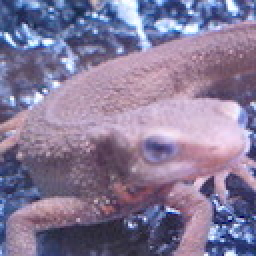
#> input picture image/procession/100knock/Question_41_50/imori.jpg, 128 x 128 px (shown 2 times larger)
$ jupyter execute 41-50.ipynb   (older library calls are emulated)
#> lines starting #> are read from the running program, lines starting #| are printed output that depends on the picture; after the words box and inside, x2 and y2 are one past the last pixel; in counts of white or black regions, pixels touching at a corner belong together
[cell 1]
import cv2
import numpy as np
import matplotlib.pyplot as plt

def Canny_step1(img):

	# Gray scale
	def BGR2GRAY(img):
		b = img[:, :, 0].copy()
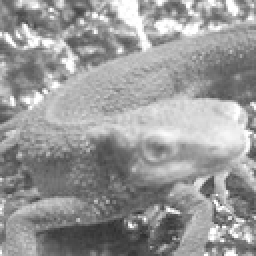
#> b: shape (128, 128) float32 (shown 2 times larger); min 46, max 255, mean 152.8
		g = img[:, :, 1].copy()
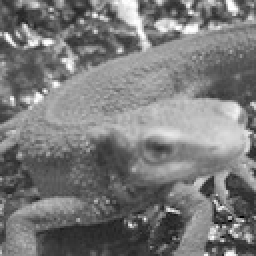
#> g: shape (128, 128) float32 (shown 2 times larger); min 0, max 255, mean 121.8
		r = img[:, :, 2].copy()
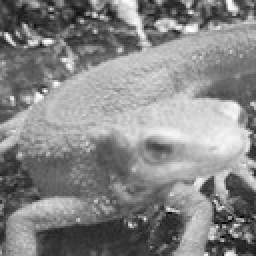
#> r: shape (128, 128) float32 (shown 2 times larger); min 0, max 255, mean 134.1

		# Gray scale
		out = 0.2126 * r + 0.7152 * g + 0.0722 * b
		out = out.astype(np.uint8)

		return out


	# Gaussian filter for grayscale
	def gaussian_filter(img, K_size=3, sigma=1.3):

#> called with K_size = 5, sigma = 1.4
		if len(img.shape) == 3:
			H, W, C = img.shape
		else:
			img = np.expand_dims(img, axis=-1)
			H, W, C = img.shape
#> H = 128; W = 128; C = 1

		## Zero padding
		pad = K_size // 2
		out = np.zeros([H + pad * 2, W + pad * 2, C], dtype=np.float)
		out[pad: pad + H, pad: pad + W] = img.copy().astype(np.float)
#> out: shape (132, 132, 1) float64

		## prepare Kernel
		K = np.zeros((K_size, K_size), dtype=np.float)
		for x in range(-pad, -pad + K_size):
			for y in range(-pad, -pad + K_size):
				K[y+pad, x+pad] = np.exp( -(x ** 2 + y ** 2) / (2 * (sigma ** 2)))
		K /= (sigma * np.sqrt(2 * np.pi))
		K /= K.sum()

		tmp = out.copy()

		# filtering
		for y in range(H):
			for x in range(W):
				for c in range(C):
					out[pad + y, pad + x, c] = np.sum(K * tmp[y: y + K_size, x: x + K_size, c])
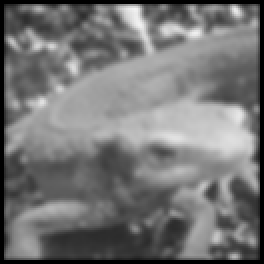
#> out: shape (132, 132, 1) float64 (shown 2 times larger); min 0, max 243.3, mean 117.2

		out = out[pad: pad + H, pad: pad + W].astype(np.uint8)
#> out: shape (128, 128, 1)

		return out


	# sobel filter
	def sobel_filter(img, K_size=3):
#> called with K_size = 3
		if len(img.shape) == 3:
			H, W, C = img.shape
#> H = 128; W = 128; C = 1
		else:
			img = np.expand_dims(img, axis=-1)
			H, W, C = img.shape

		# Zero padding
		pad = K_size // 2
		out = np.zeros((H + pad * 2, W + pad * 2), dtype=np.float)
		out[pad: pad + H, pad: pad + W] = gray.copy().astype(np.float)
#> out: shape (130, 130) float64
		tmp = out.copy()

		out_v = out.copy()
		out_h = out.copy()

		## Sobel vertical
		Kv = [[1., 2., 1.],[0., 0., 0.], [-1., -2., -1.]]
		## Sobel horizontal
		Kh = [[1., 0., -1.],[2., 0., -2.],[1., 0., -1.]]

		# filtering
		for y in range(H):
			for x in range(W):
				out_v[pad + y, pad + x] = np.sum(Kv * (tmp[y: y + K_size, x: x + K_size]))
				out_h[pad + y, pad + x] = np.sum(Kh * (tmp[y: y + K_size, x: x + K_size]))
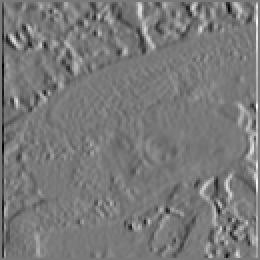
#> out_h: shape (130, 130) float64 (shown 2 times larger); min -707, max 775, mean 0.2; drawn with min black and max white
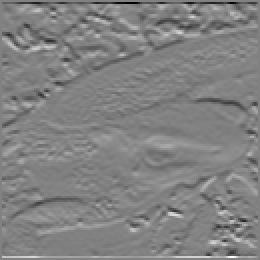
#> out_v: shape (130, 130) float64 (shown 2 times larger); min -997, max 962, mean 0.9; drawn with min black and max white

		out_v = np.clip(out_v, 0, 255)
		out_h = np.clip(out_h, 0, 255)

		out_v = out_v[pad: pad + H, pad: pad + W].astype(np.uint8)
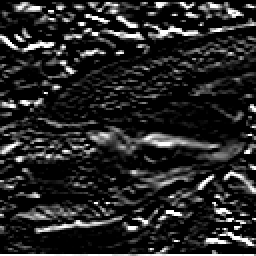
#> out_v: shape (128, 128) (shown 2 times larger); min 0, max 255, mean 38.4
		out_h = out_h[pad: pad + H, pad: pad + W].astype(np.uint8)
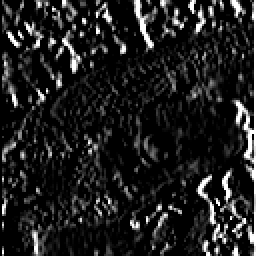
#> out_h: shape (128, 128) (shown 2 times larger); min 0, max 255, mean 31.5

		return out_v, out_h


	def get_edge_tan(fx, fy):
		# get edge strength
		edge = np.sqrt(np.power(fx, 2) + np.power(fy, 2))
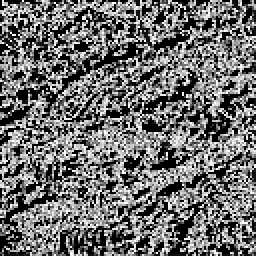
#> edge: shape (128, 128) float16 (shown 2 times larger); min 0, max 15.81, mean 6.82; drawn with min black and max white
		fx = np.maximum(fx, 1e-5)

		# get edge angle
		tan = np.arctan(fy / fx)

		return edge, tan


	def angle_quantization(tan):
		angle = np.zeros_like(tan, dtype=np.uint8)
		angle[np.where((tan > -0.4142) & (tan <= 0.4142))] = 0
		angle[np.where((tan > 0.4142) & (tan < 2.4142))] = 45
		angle[np.where((tan >= 2.4142) | (tan <= -2.4142))] = 95
		angle[np.where((tan > -2.4142) & (tan <= -0.4142))] = 135

		return angle

	# grayscale
	gray = BGR2GRAY(img)

	# gaussian filtering
	gaussian = gaussian_filter(gray, K_size=5, sigma=1.4)

	# sobel filtering
	fy, fx = sobel_filter(gaussian, K_size=3)

	# get edge strength, angle
	edge, tan = get_edge_tan(fx, fy)

	# angle quantization
	angle = angle_quantization(tan)
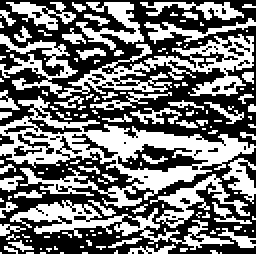
#> angle: shape (128, 128) (shown 2 times larger); values 0 (black) and 45 (white), 46.1% white; 140 white regions (104 under 20 px), largest, box (x1, y1, x2, y2) and area: (0, 48, 128, 104) 2154, (0, 17, 127, 49) 1423, (5, 100, 117, 125) 732

	return angle


# Read image
img = cv2.imread("../Question_41_50/imori.jpg").astype(np.float32)

# Canny (step1)
angle = Canny_step1(img)

out = angle.astype(np.uint8)

# Save result
cv2.imwrite("out.jpg", out)
#> Out = True

$ run again, with image/procession/100knock/Question_41_50/thorino.jpg copied over image/procession/100knock/Question_41_50/imori.jpg
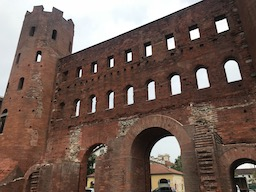
#> input picture image/procession/100knock/Question_41_50/thorino.jpg, 256 x 192 px
#> after the loop in sobel_filter, `for y in range(H):`:
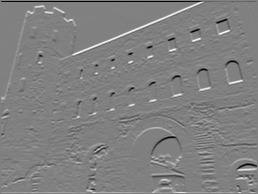
#> out_v: shape (194, 258) float64; min -1018, max 1001, mean 2.8; drawn with min black and max white
#> in Canny_step1, `angle = angle_quantization(tan)`:
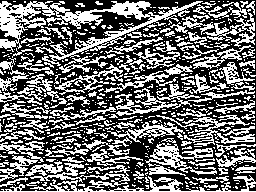
#> angle: shape (192, 256); values 0 (black) and 45 (white), 43.3% white in thin lines or dots
#> Out = True
